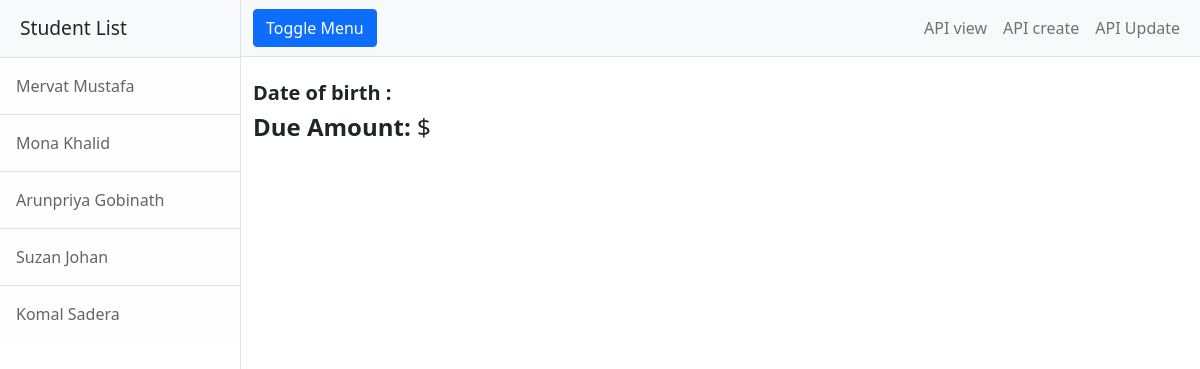
Before: / with the older database file.
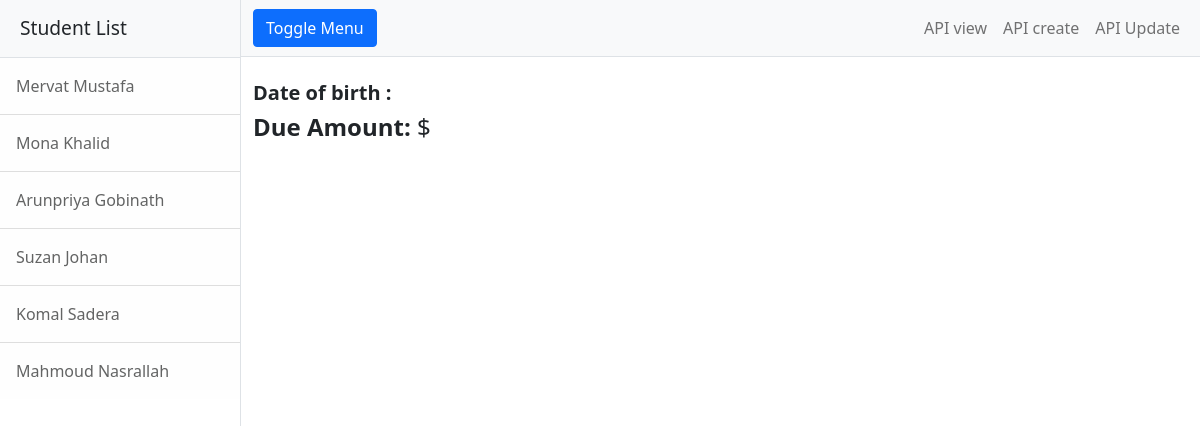
After: the same page with the newer database file.
### student_app/models.py (models this page shows)
class Student(models.Model):
    DISCOUNT_RATE = 0.10
    id = models.AutoField(primary_key=True)
    first_name = models.CharField(max_length=200)
    last_name = models.CharField(max_length=200)
    amount_due = models.FloatField()
    dob = models.DateField(blank=True, null=True, default=None)

### student_app/views.py (the view)
# urls.py: path('', student_app.views.index, name='list-students'),
def index(request):
    context = {
        'students': Student.objects.all(),
    }
    return render(request, 'index.html', context)

### student_app/templates/index.html (shortened to what this page needs)
<!DOCTYPE html>
<html lang="en">
{% load static %}
<head>
    <link href="{% static 'css/styles.css'%}" rel="stylesheet" />
</head>
<body>
    <div class="d-flex" id="wrapper">
        <div class="border-end bg-white" id="sidebar-wrapper">
            <div class="sidebar-heading border-bottom bg-light">Student List</div>
            <div class="list-group list-group-flush">
                {% for student in students %}
                <a class="list-group-item list-group-item-action list-group-item-light p-3"
                    href="{% url 'show-student' student.id %}">{{ student.first_name }} {{ student.last_name }}</a>
                {% endfor %}
            </div>
        </div>
        <div id="page-content-wrapper">
            <nav class="navbar navbar-expand-lg navbar-light bg-light border-bottom">
                <div class="container-fluid">
                    <button class="btn btn-primary" id="sidebarToggle">Toggle Menu</button>
                    <div class="collapse navbar-collapse" id="navbarSupportedContent">
                        <ul class="navbar-nav ms-auto mt-2 mt-lg-0">
                            <li class="nav-item active"><a class="nav-link" href="{% url 'api-view'  %}">API view</a>
                            </li>
                            <li class="nav-item"><a class="nav-link" href="{% url 'api-new'  %}">API create</a></li>
                            <li class="nav-item"><a class="nav-link" href="{% url 'api-update' student.id %}">API
                                    Update</a></li>
                        </ul>
                    </div>
                </div>
            </nav>
            <div class="container-fluid">
                <h5><strong>Date of birth :</strong> {{ student.dob }}</h5>
                <h4><strong>Due Amount:</strong> ${{ student.amount_due|floatformat:2 }}</h4>
            </div>
        </div>
    </div>
</body>
</html>

Changed rows visible on the page:
added Student: first_name "Mahmoud", last_name "Nasrallah"
